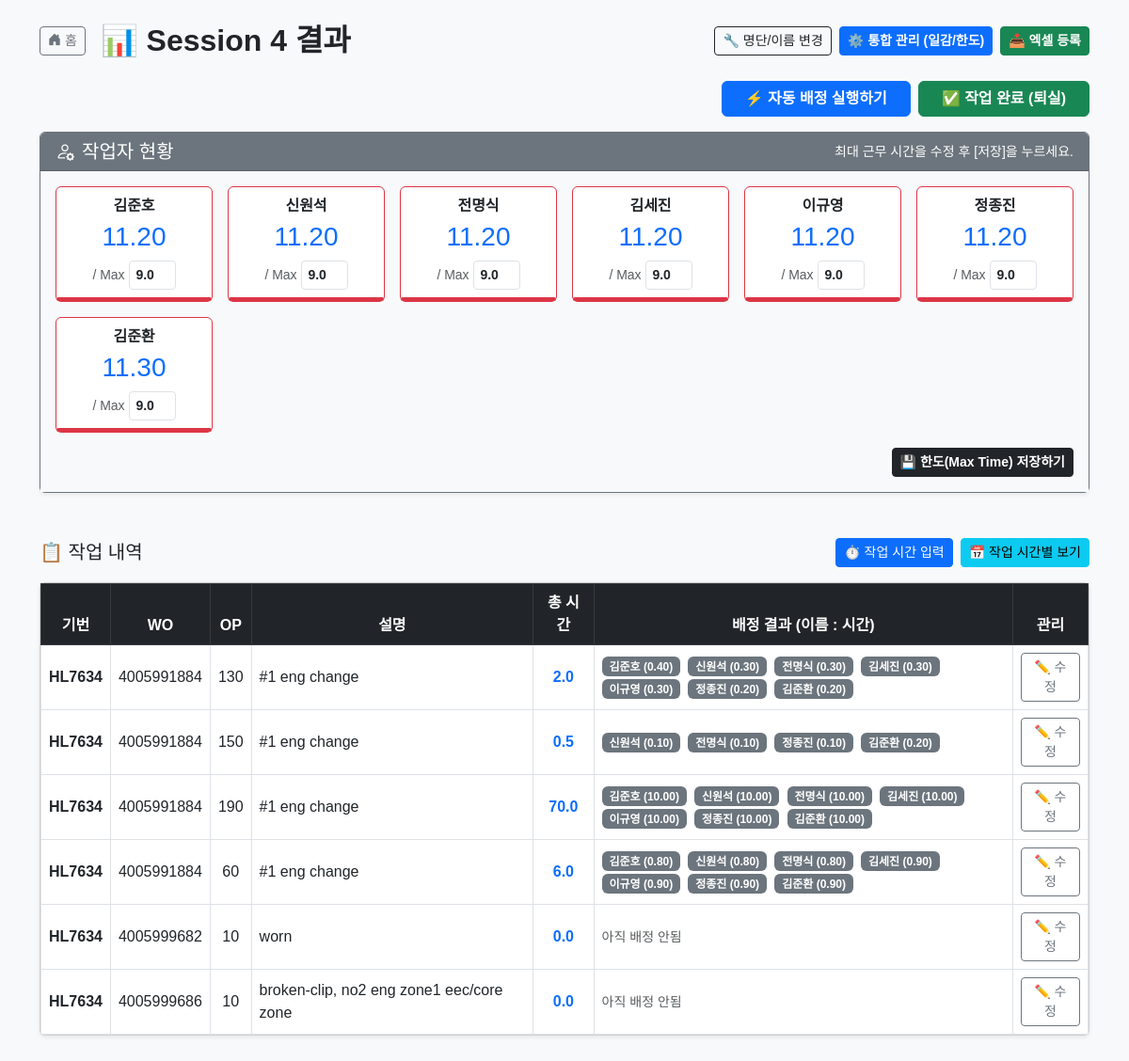
Screenshot of /session/37/ (signed in) with the database file from the repository.
### manning/models.py (models this page shows, shortened)
class WorkSession(models.Model):
    name = models.CharField(max_length=100, verbose_name="세션 이름") # 예: Section A
    created_at = models.DateTimeField(auto_now_add=True) # 만든 날짜
    is_active = models.BooleanField(default=True)

class Worker(models.Model):
    session = models.ForeignKey(WorkSession, on_delete=models.CASCADE)
    name = models.CharField(max_length=50) # 이름
    limit_mh = models.FloatField(default=9.0) # 최대 근무 시간 (한도)
    max_mh = models.FloatField(default=9.0)
    used_mh = models.FloatField(default=0.0)  # 지금까지 배정받은 시간

class WorkItem(models.Model):
    session = models.ForeignKey(WorkSession, on_delete=models.CASCADE) # 어느 세션의 일인지
    model_type = models.CharField(max_length=50, blank=True, null=True, verbose_name="기종")
    task_master = models.ForeignKey(TaskMaster, on_delete=models.SET_NULL, null=True, blank=True)
    gibun_input = models.CharField(max_length=50, blank=True, null=True) # 입력한 기번
    work_order = models.CharField(max_length=100)
    op = models.CharField(max_length=50, blank=True, null=True)
    description = models.TextField()
    work_mh = models.FloatField(default=0.0) # 이 작업에 필요한 총 시간
    is_manual = models.BooleanField(default=False)

class Assignment(models.Model):
    work_item = models.ForeignKey(WorkItem, related_name='assignments', on_delete=models.CASCADE)
    worker = models.ForeignKey(Worker, related_name='assignments', on_delete=models.CASCADE)
    allocated_mh = models.FloatField(default=0.0)
    start_min = models.IntegerField(null=True, blank=True)
    end_min = models.IntegerField(null=True, blank=True)
    code = models.CharField(max_length=50, null=True, blank=True)

### manning/views.py (the view, shortened to what this page needs)
# urls.py: path('session/<int:session_id>/', views.ResultView.as_view(), name='result_view'),
class ResultView(SimpleLoginRequiredMixin, View):
    def get(self, request, session_id):
        session = get_object_or_404(WorkSession, id=session_id)
        refresh_worker_totals(session)
        filter_worker = request.GET.get('worker')
        items_qs = session.workitem_set.all().order_by('gibun_input', 'work_order', 'op').prefetch_related('assignments__worker')
        if filter_worker:
            items_qs = items_qs.filter(assignments__worker__name=filter_worker).distinct()
        items = list(items_qs)
        for it in items:
            if (not getattr(it, 'gibun_input', None) or str(getattr(it, 'gibun_input', '')).strip() == ''):
                if getattr(it, 'task_master', None):
                    it.gibun_input = it.task_master.gibun_code
                elif getattr(it, 'model_type', None):
                    it.gibun_input = it.model_type
        context = {
            'session': session,
            'workers': session.worker_set.all(),
            'items': items,
            'filter_worker': filter_worker or '',
        }
        return render(request, 'manning/result_view.html', context)

### manning/services.py (called while the page is built)
def refresh_worker_totals(session):
    workers = session.worker_set.all()
    for w in workers:
        total = w.assignments.exclude(work_item__work_order='간비') \
            .aggregate(Sum('allocated_mh'))['allocated_mh__sum']
        w.used_mh = round(total or 0.0, 2)
        w.save()

### manning/views.py (called while the page is built)
    def dispatch(self, request, *args, **kwargs):
        if not request.session.get('is_authenticated'):
            return redirect('login')  # 로그인 페이지 URL name
        return super().dispatch(request, *args, **kwargs)

### manning/templates/manning/result_view.html (shortened to what this page needs)
<!DOCTYPE html>
<html lang="ko">
    <head>
        <link
            href="https://cdn.jsdelivr.net/npm/bootstrap@5.3.0/dist/css/bootstrap.min.css"
            rel="stylesheet"
        />
        <link
            rel="stylesheet"
            href="https://cdn.jsdelivr.net/npm/bootstrap-icons@1.11.3/font/bootstrap-icons.min.css"
        />
        <link
            rel="stylesheet"
            as="style"
            crossorigin
            href="https://cdn.jsdelivr.net/gh/orioncactus/pretendard@v1.3.9/dist/web/static/pretendard.min.css"
        />
    </head>
    <body class="p-4 bg-light">
        <div class="container">
            <div class="d-flex justify-content-between align-items-center mb-4">
                <div class="d-flex align-items-center gap-3">
                    <a
                        href="{% url 'index' %}"
                        class="btn btn-outline-secondary btn-sm"
                    >
                        <i class="bi bi-house-door-fill"></i> 홈
                    </a>
                    <h2 class="mb-0 fw-bold">📊 {{ session.name }} 결과</h2>
                </div>
                <div class="d-flex gap-2">
                    <a
                        href="{% url 'edit_session' session.id %}"
                        class="btn btn-outline-dark btn-sm d-flex align-items-center"
                    >
                        🔧 명단/이름 변경
                    </a>
                    <a
                        href="{% url 'manage_items' session.id %}"
                        class="btn btn-primary btn-sm fw-bold d-flex align-items-center"
                    >
                        ⚙️ 통합 관리 (일감/한도)
                    </a>
                    <button
                        type="button"
                        class="btn btn-success btn-sm fw-bold d-flex align-items-center"
                        data-bs-toggle="modal"
                        data-bs-target="#uploadModal"
                    >
                        📥 엑셀 등록
                    </button>
                </div>
            </div>
            <div class="d-flex justify-content-end gap-2 mb-3">
                <form method="POST">
                    <button type="submit" class="btn btn-primary fw-bold px-4">
                        ⚡ 자동 배정 실행하기
                    </button>
                </form>
                <form
                    id="finish-form"
                    action="{% url 'finish_session' session.id %}"
                    method="POST"
                >
                    <button
                        type="button"
                        class="btn btn-success fw-bold px-4"
                        data-bs-toggle="modal"
                        data-bs-target="#finishModal"
                    >
                        ✅ 작업 완료 (퇴실)
                    </button>
                </form>
            </div>
            <div class="card shadow-sm border-secondary mb-5">
                <div
                    class="card-header bg-secondary text-white d-flex justify-content-between align-items-center"
                >
                    <h5 class="mb-0">
                        <i class="bi bi-person-gear me-2"></i>작업자 현황
                    </h5>
                    <small
                        >최대 근무 시간을 수정 후 [저장]을
                        누르세요.</small
                    >
                </div>
                <div class="card-body bg-light">
                    <form
                        action="{% url 'update_limits' session.id %}"
                        method="POST"
                    >
                        <div class="row g-3">
                            {% for worker in workers %}
                            <div class="col-6 col-md-4 col-lg-2">
                                <div
                                    class="card h-100 text-center {% if worker.used_mh > worker.limit_mh %}border-danger{% endif %}"
                                >
                                    <div class="card-body p-2">
                                        <div class="fw-bold mb-1 text-truncate">
                                            {{ worker.name }}
                                        </div>
                                        <div class="h3 mb-2 text-primary">
                                            {{ worker.used_mh|floatformat:2 }}
                                        </div>
                                        <div
                                            class="d-flex align-items-center justify-content-center gap-1 text-muted small"
                                        >
                                            <span>/ Max</span>
                                            <input
                                                type="number"
                                                step="0.5"
                                                name="limit_{{ worker.id }}"
                                                class="form-control form-control-sm text-center fw-bold p-0"
                                                style="
                                                    width: 50px;
                                                    height: 24px;
                                                "
                                                value="{{ worker.limit_mh }}"
                                            />
                                        </div>
                                    </div>
                                    {% widthratio worker.used_mh worker.limit_mh 100 as ratio %}
                                    <div class="progress" style="height: 4px">
                                        <div
                                            class="progress-bar {% if worker.used_mh > worker.limit_mh %}bg-danger{% else %}bg-success{% endif %}"
                                            role="progressbar"
                                            style="width: {{ ratio }}%;"
                                        ></div>
                                    </div>
                                </div>
                            </div>
                            {% endfor %}
                        </div>
                        <div class="mt-3 text-end">
                            <button
                                type="submit"
                                class="btn btn-dark btn-sm fw-bold"
                            >
                                💾 한도(Max Time) 저장하기
                            </button>
                        </div>
                    </form>
                </div>
            </div>
            <div class="mb-3 d-flex justify-content-between align-items-center">
                <h5 class="mb-0">📋 작업 내역</h5>
                <div class="d-flex gap-2">
                    <button
                        type="button"
                        class="btn btn-primary btn-sm"
                        data-bs-toggle="modal"
                        data-bs-target="#timeInputModal"
                    >
                        ⏱️ 작업 시간 입력
                    </button>
                    <a
                        href="{% url 'assigned_summary' session.id %}"
                        class="btn btn-info btn-sm"
                    >
                        📅 작업 시간별 보기
                    </a>
                </div>
            </div>
            <div class="card shadow-sm mb-5">
                <div class="card-body p-0">
                    <div class="table-responsive">
                        <table
                            class="table table-bordered table-hover mb-0 text-center align-middle"
                        >
                            <thead class="table-dark">
                                <tr>
                                    <th>기번</th>
                                    <th>WO</th>
                                    <th>OP</th>
                                    <th>설명</th>
                                    <th>총 시간</th>
                                    <th style="width: 40%">
                                        배정 결과 (이름 : 시간)
                                    </th>
                                    <th>관리</th>
                                </tr>
                            </thead>
                            <tbody>
                                {% for item in items %} {% if item.work_order != '간비' %}
                                <tr
                                >
                                    <td class="fw-bold">
                                        {{ item.gibun_input }}
                                    </td>
                                    <td>{{ item.work_order }}</td>
                                    <td>{{ item.op }}</td>
                                    <td class="text-start">
                                        {{ item.description }}
                                    </td>
                                    <td class="fw-bold text-primary">
                                        {{ item.work_mh }}
                                    </td>
                                    <td class="text-start">
                                        {% for assign in item.assignments.all %}
                                        <span class="badge bg-secondary me-1">
                                            {{ assign.worker.name }} ({{ assign.allocated_mh|floatformat:2 }})
                                        </span>
                                        {% empty %}
                                        <span class="text-muted small"
                                            >아직 배정 안됨</span
                                        >
                                        {% endfor %}
                                    </td>
                                    <td>
                                        <a
                                            href="{% url 'edit_item' item.id %}"
                                            class="btn btn-sm btn-outline-secondary"
                                        >
                                            ✏️ 수정
                                        </a>
                                    </td>
                                </tr>
                                {% endif %} {% endfor %}
                            </tbody>
                        </table>
                    </div>
                </div>
            </div>
        </div>
    </body>
</html>

### manning/templates/manning/result_view.html (style rules this page uses)
body { font-family: "Pretendard", sans-serif; }

### rows the page displays
WorkSession: name "Session 4"
Worker: name "김준호", used_mh "11.20", id "9.0"
Worker: name "신원석", used_mh "11.20", id "9.0"
Worker: name "전명식", used_mh "11.20", id "9.0"
Worker: name "김세진", used_mh "11.20", id "9.0"
Worker: name "이규영", used_mh "11.20", id "9.0"
Worker: name "정종진", used_mh "11.20", id "9.0"
Worker: name "김준환", used_mh "11.30", id "9.0"
WorkItem: gibun_input "HL7634", work_order "4005991884", op "130", description "#1 eng change", work_mh "2.0"
Assignment: worker.name "김준호", allocated_mh "0.40"
Assignment: worker.name "신원석", allocated_mh "0.30"
Assignment: worker.name "전명식", allocated_mh "0.30"
Assignment: worker.name "김세진", allocated_mh "0.30"
Assignment: worker.name "이규영", allocated_mh "0.30"
Assignment: worker.name "정종진", allocated_mh "0.20"
Assignment: worker.name "김준환", allocated_mh "0.20"
WorkItem: gibun_input "HL7634", work_order "4005991884", op "150", description "#1 eng change", work_mh "0.5"
Assignment: worker.name "신원석", allocated_mh "0.10"
Assignment: worker.name "전명식", allocated_mh "0.10"
Assignment: worker.name "정종진", allocated_mh "0.10"
Assignment: worker.name "김준환", allocated_mh "0.20"
WorkItem: gibun_input "HL7634", work_order "4005991884", op "190", description "#1 eng change", work_mh "70.0"
Assignment: worker.name "김준호", allocated_mh "10.00"
Assignment: worker.name "신원석", allocated_mh "10.00"
Assignment: worker.name "전명식", allocated_mh "10.00"
Assignment: worker.name "김세진", allocated_mh "10.00"
Assignment: worker.name "이규영", allocated_mh "10.00"
Assignment: worker.name "정종진", allocated_mh "10.00"
Assignment: worker.name "김준환", allocated_mh "10.00"
WorkItem: gibun_input "HL7634", work_order "4005991884", op "60", description "#1 eng change", work_mh "6.0"
Assignment: worker.name "김준호", allocated_mh "0.80"
Assignment: worker.name "신원석", allocated_mh "0.80"
Assignment: worker.name "전명식", allocated_mh "0.80"
Assignment: worker.name "김세진", allocated_mh "0.90"
Assignment: worker.name "이규영", allocated_mh "0.90"
Assignment: worker.name "정종진", allocated_mh "0.90"
Assignment: worker.name "김준환", allocated_mh "0.90"
WorkItem: gibun_input "HL7634", work_order "4005999682", op "10", description "worn", work_mh "0.0"
WorkItem: gibun_input "HL7634", work_order "4005999686", op "10", description "broken-clip, no2 eng zone1 eec/core zone", work_mh "0.0"
